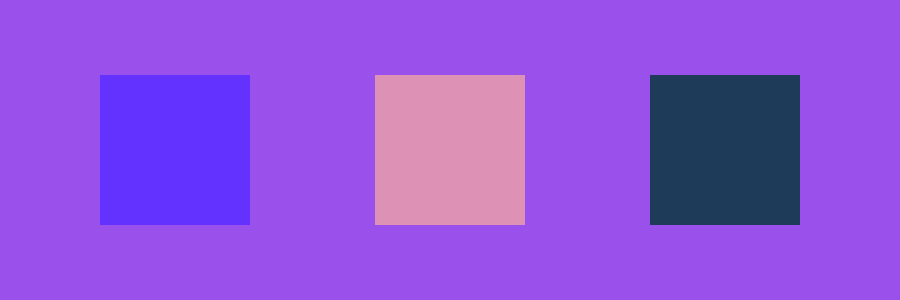
Frame 1 (no input)
Frame 60 (the mouse pressed at the canvas centre just before this capture): identical to frame 1, image omitted
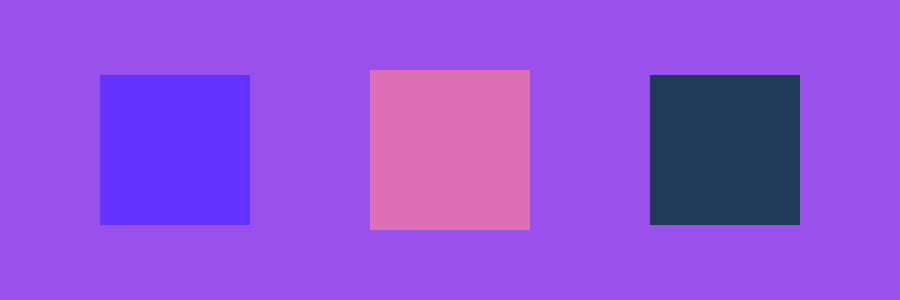
Frame 120 (the mouse held since frame 60 and released just before this capture)

The Processing sketch that drew these frames (run headless with seeded random() and noise(); from frame 60 on, the mouse is pressed at the canvas centre):

// Processing sketch: ICM_group1_4
// ── ICM_group1_4.pde
float  rectx, recty, sqsize, sq2side, rectmovex, rectmovey,sqxbeginright, sqxendright;
float sqxbegin, sqxend, sqybegin, sqyend, sqbegin, sqend, h, s, b, H, S, B,Hn,Sn,Bn;
float mx, my, rn, gn, bn, xoff, xoffset, sqxbeginleft, sqxendleft, sq2size;
float expandSpeed;

void setup() {
  size (900, 300);  
  my =0.0;
  mx =0.0;
  //first square's position
  rectx=450;
  recty=150;
  //distance between squares
  xoffset=275;
  //size of squares aka buttons
  sqsize=150;
  sq2side=150;
  sq2size =150;
  //button ranges
  sqxbegin=375;
  sqxend=525;
  sqybegin=75;
  sqyend =225;
  rectmovex=rectx+xoffset;
  rectmovey=recty;
  sqxbeginleft= sqxbegin-xoffset;
  sqxendleft= sqxend-xoffset;
  sqxbeginright = sqxbegin+xoffset;
  sqxendright = sqxend+xoffset;
  expandSpeed=2;
  //colors!!!
  rn=1;
  gn=1;
  bn=1;
  h=221;
  s=146;
  b=181;
  H=30;
  S=60;
  B=90;
 
}

void draw() {
  background(154, 81, 236);
  xoff = xoff+.05; //color noise

  noStroke();
  smooth();
  fill(100*rn,50*gn,70*b); //first square color 
  rectMode(CENTER);
  //first rect only changes colors when pressed
  rect(rectx-xoffset, recty, sqsize, sqsize);

  //second rect changes colors and expands when pressed
  fill(h, s, b);//not actually hsb mode
  rect(rectx, recty, sq2side, sq2side);

  //third rect expands, changes colors, and follows the mouse/removes cursor
  fill(H, S, B);//not actually hsb mode
  rect(rectmovex, rectmovey, sq2size, sq2size);

  if ((mx >=sqxbeginleft) && (mx<=sqxendleft) && (my>=sqybegin) && (my<=sqyend)) {
    //then change the colors of the square
  rn = noise(xoff)*2;//changed to 30
  gn= noise(xoff)*6; 
  bn= noise(xoff)*4; 
}

  //this will make the second square expand and reset
  if ((mx >=sqxbegin) && (mx<=sqxend) && (my>=sqybegin) && (my<=sqyend)) {
    float g= noise(xoff)*30;
    s= 146+-3*g;

    sq2side=sq2side+expandSpeed; //square grows
    if ((sq2side > 200) ||(sq2side<150)) { //square reset
       expandSpeed=-expandSpeed;
    }
  }

  //this will change the thrid square to follow the mouse & remove the cursor.
  if ((mx >=sqxbeginright) && (mx<=sqxendright) && (my>=sqybegin) && (my<=sqyend)) {
    Hn = noise(xoff)*2;//changed to 30
    Sn= noise(xoff)*6; 
    Bn= noise(xoff)*4; 
    
    H=Hn*30;
    S=Sn*60;
    B=bn*90;
    
    rectmovex=mouseX;
    rectmovey=mouseY;  
    noCursor(); 
    sq2size=sq2size+expandSpeed; //square grows
    if ((sq2size > 200)||(sq2size<150) ){ //square reset
      expandSpeed=-expandSpeed;
    }
  }
}


void mousePressed() {
  my=mouseY;
  mx=mouseX;
}
